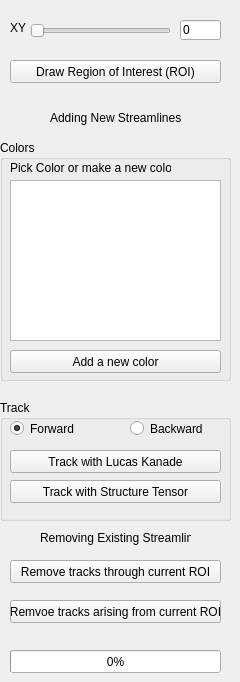
      <widget class="QWidget" name="interactiveEditingTab">
       <attribute name="title">
        <string>Interactive Editing</string>
       </attribute>
       <widget class="QPushButton" name="drawROIButton">
        <property name="geometry">
         <rect>
          <x>10</x>
          <y>60</y>
          <width>211</width>
          <height>23</height>
         </rect>
        </property>
        <property name="text">
         <string>Draw Region of Interest (ROI)</string>
        </property>
       </widget>
       <widget class="QLabel" name="xyLabel2">
        <property name="geometry">
         <rect>
          <x>10</x>
          <y>20</y>
          <width>21</width>
          <height>16</height>
         </rect>
        </property>
        <property name="text">
         <string>XY</string>
        </property>
       </widget>
       <widget class="QSlider" name="xySlider2">
        <property name="geometry">
         <rect>
          <x>30</x>
          <y>20</y>
          <width>141</width>
          <height>22</height>
         </rect>
        </property>
        <property name="pageStep">
         <number>1</number>
        </property>
        <property name="orientation">
         <enum>Qt::Horizontal</enum>
        </property>
       </widget>
       <widget class="QLineEdit" name="XYSliceEdit2">
        <property name="geometry">
         <rect>
          <x>180</x>
          <y>20</y>
          <width>41</width>
          <height>20</height>
         </rect>
        </property>
        <property name="text">
         <string>0</string>
        </property>
        <property name="readOnly">
         <bool>true</bool>
        </property>
       </widget>
       <widget class="QLabel" name="addTracksLabel">
        <property name="geometry">
         <rect>
          <x>50</x>
          <y>110</y>
          <width>131</width>
          <height>16</height>
         </rect>
        </property>
        <property name="text">
         <string>Adding New Streamlines</string>
        </property>
       </widget>
       <widget class="QGroupBox" name="editingColorsBox">
        <property name="geometry">
         <rect>
          <x>0</x>
          <y>140</y>
          <width>231</width>
          <height>241</height>
         </rect>
        </property>
        <property name="title">
         <string>Colors</string>
        </property>
        <widget class="QListWidget" name="pickColorsListWidget">
         <property name="geometry">
          <rect>
           <x>10</x>
           <y>40</y>
           <width>211</width>
           <height>161</height>
          </rect>
         </property>
        </widget>
        <widget class="QLabel" name="pickColorLabel">
         <property name="geometry">
          <rect>
           <x>10</x>
           <y>20</y>
           <width>161</width>
           <height>16</height>
          </rect>
         </property>
         <property name="text">
          <string>Pick Color or make a new color</string>
         </property>
        </widget>
        <widget class="QPushButton" name="addNewColorButton">
         <property name="geometry">
          <rect>
           <x>10</x>
           <y>210</y>
           <width>211</width>
           <height>23</height>
          </rect>
         </property>
         <property name="text">
          <string>Add a new color</string>
         </property>
        </widget>
       </widget>
       <widget class="QGroupBox" name="editingTrackBox">
        <property name="geometry">
         <rect>
          <x>0</x>
          <y>400</y>
          <width>231</width>
          <height>121</height>
         </rect>
        </property>
        <property name="title">
         <string>Track</string>
        </property>
        <widget class="QPushButton" name="trackROI_LKButton">
         <property name="geometry">
          <rect>
           <x>10</x>
           <y>50</y>
           <width>211</width>
           <height>23</height>
          </rect>
         </property>
         <property name="text">
          <string>Track with Lucas Kanade</string>
         </property>
        </widget>
        <widget class="QPushButton" name="trackROI_STButton">
         <property name="geometry">
          <rect>
           <x>10</x>
           <y>80</y>
           <width>211</width>
           <height>23</height>
          </rect>
         </property>
         <property name="text">
          <string>Track with Structure Tensor</string>
         </property>
        </widget>
        <widget class="QRadioButton" name="forwardTrackingButton2">
         <property name="geometry">
          <rect>
           <x>10</x>
           <y>20</y>
           <width>82</width>
           <height>17</height>
          </rect>
         </property>
         <property name="text">
          <string>Forward</string>
         </property>
         <property name="checked">
          <bool>true</bool>
         </property>
        </widget>
        <widget class="QRadioButton" name="backwardTrackingButton2">
         <property name="geometry">
          <rect>
           <x>130</x>
           <y>20</y>
           <width>82</width>
           <height>17</height>
          </rect>
         </property>
         <property name="text">
          <string>Backward</string>
         </property>
        </widget>
       </widget>
       <widget class="QLabel" name="removeExistingTracksLabel">
        <property name="geometry">
         <rect>
          <x>40</x>
          <y>530</y>
          <width>151</width>
          <height>16</height>
         </rect>
        </property>
        <property name="text">
         <string>Removing Existing Streamlines</string>
        </property>
       </widget>
       <widget class="QPushButton" name="removeTracksThroughCurrentROIButton">
        <property name="geometry">
         <rect>
          <x>10</x>
          <y>560</y>
          <width>211</width>
          <height>23</height>
         </rect>
        </property>
        <property name="text">
         <string>Remove tracks through current ROI</string>
        </property>
       </widget>
       <widget class="QPushButton" name="removeTracksFromCurrentROIButton">
        <property name="geometry">
         <rect>
          <x>10</x>
          <y>600</y>
          <width>211</width>
          <height>23</height>
         </rect>
        </property>
        <property name="text">
         <string>Remvoe tracks arising from current ROI</string>
        </property>
       </widget>
       <widget class="QProgressBar" name="progressBar2">
        <property name="geometry">
         <rect>
          <x>10</x>
          <y>650</y>
          <width>211</width>
          <height>23</height>
         </rect>
        </property>
        <property name="value">
         <number>0</number>
        </property>
       </widget>
      </widget>
